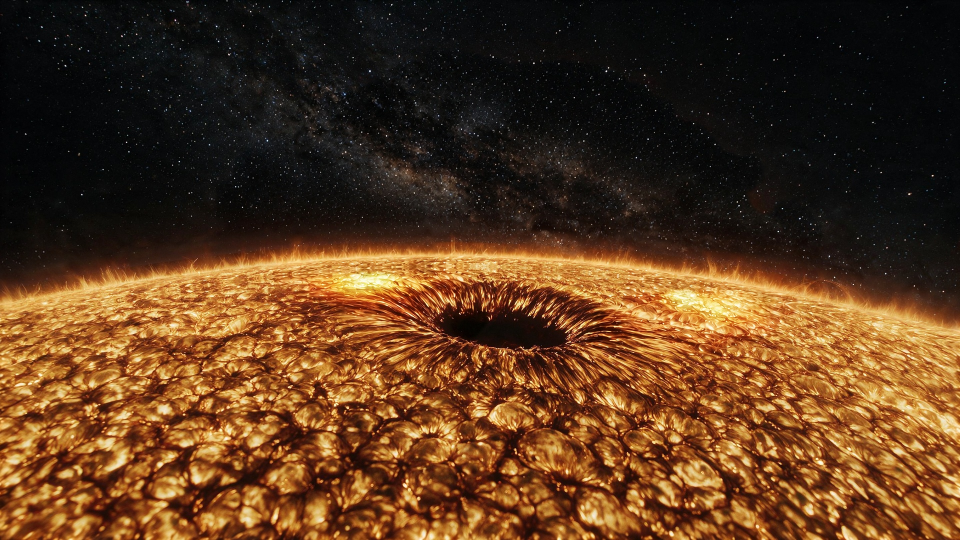
#> input picture assets-src/sun/terrain/base90.jpg, 1920 x 1080 px (shown at 1/2 size)
$ python side.py ../terrain/base90.jpg
#> lines starting #> are read from the running program, lines starting #| are printed output that depends on the picture; after the words box and inside, x2 and y2 are one past the last pixel; in counts of white or black regions, pixels touching at a corner belong together
# usage: python3 assets-src/sun/lab/side.py PICTURE ... : is a cell lit from a side. In the box of the near field
# (cols 538 to 1190, rows 670 to 1037) the mean light 6 to 24 px from a lane pixel in eight directions; a lane
# pixel is one under 0.55 of its 12 px mean. Ground that gives its own light reads the same below and above a lane
import sys, numpy as np
from PIL import Image
from scipy import ndimage as ni
def lum(p):
#> called with p = '../terrain/base90.jpg'
    a=np.asarray(Image.open(p).convert('RGB')).astype(float)/255
    if a.shape[1]!=1920: a=np.asarray(Image.open(p).convert('RGB').resize((1920,1080),Image.LANCZOS)).astype(float)/255
    return a@np.array([0.3,0.5,0.2])
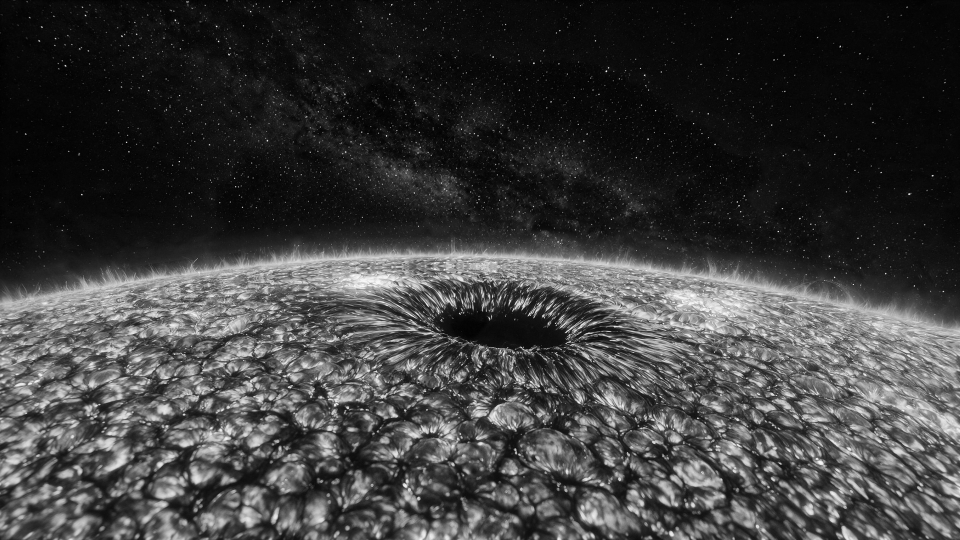
#> returned value: shape (1080, 1920) float64 (shown at 1/2 size); min 0, max 1, mean 0.24
def run(p,box=(538,670,1190,1037)):
    L=lum(p); x0,y0,x1,y1=box
    S=ni.gaussian_filter(L,1.5)
    big=ni.gaussian_filter(L,12)
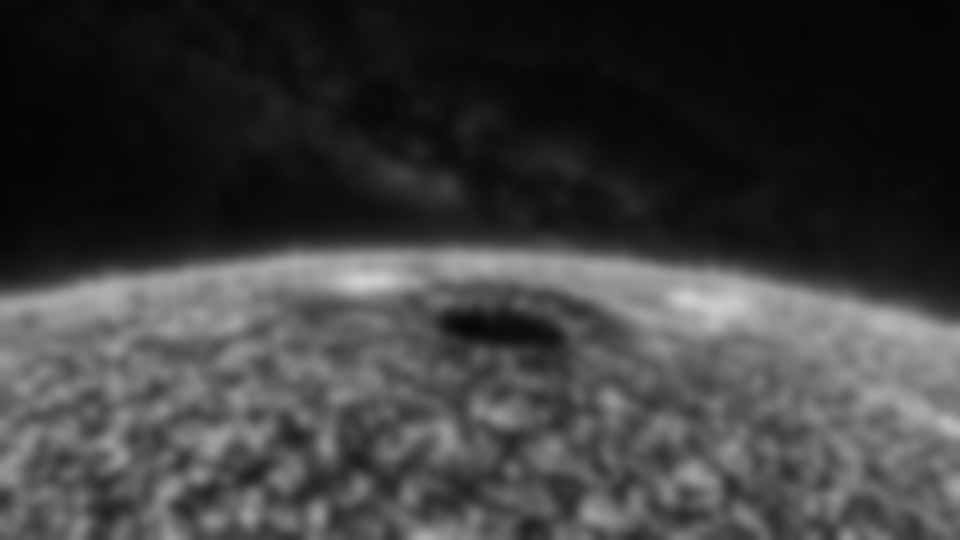
#> big: shape (1080, 1920) float64 (shown at 1/2 size); min 0.0167, max 0.816, mean 0.24
    lane=(S<0.55*big)
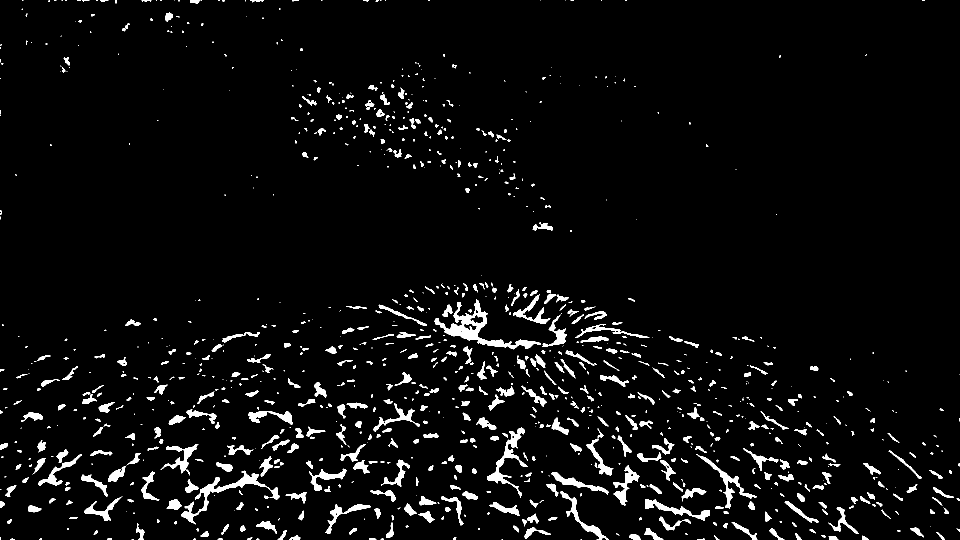
#> lane: shape (1080, 1920) bool (shown at 1/2 size); 4.3% white; 1071 white regions (505 under 20 px), largest, box (x1, y1, x2, y2) and area: (869, 598, 1081, 699) 4272, (362, 941, 560, 1049) 2894, (974, 855, 1055, 996) 2100
    out=[]
    for k in range(8):
        th=k*np.pi/4; dx,dy=np.cos(th),np.sin(th)
        acc=0;n=0
        for t in (6,10,14,18,24):
            sh=ni.shift(S,(-dy*t,-dx*t),order=1,mode='nearest')
            m=lane[y0:y1,x0:x1]
            acc+=sh[y0:y1,x0:x1][m].mean(); n+=1
        out.append(acc/n)
#> after the loop, out = [0.248, 0.258, 0.275, 0.265, 0.241, 0.259, 0.276, 0.27]
    out=np.array(out)
    return lane[y0:y1,x0:x1].mean(), out
names=['right','down-right','down','down-left','left','up-left','up','up-right']
for p in sys.argv[1:]:
    sh,o=run(p)
#> sh = 0.12; o has the same summary as out in run
    print(p.split('/')[-1],'lane share %.3f'%sh,' '.join('%s %.3f'%(n,v) for n,v in zip(names,o)), '| down minus up %.3f, right minus left %.3f, dr minus ul %.3f'%(o[2]-o[6],o[0]-o[4],o[1]-o[5]))
#| base90.jpg lane share 0.120 right 0.248 down-right 0.258 down 0.275 down-left 0.265 left 0.241 up-left 0.259 up 0.276 up-right 0.270 | down minus up -0.001, right minus left 0.007, dr minus ul -0.001
